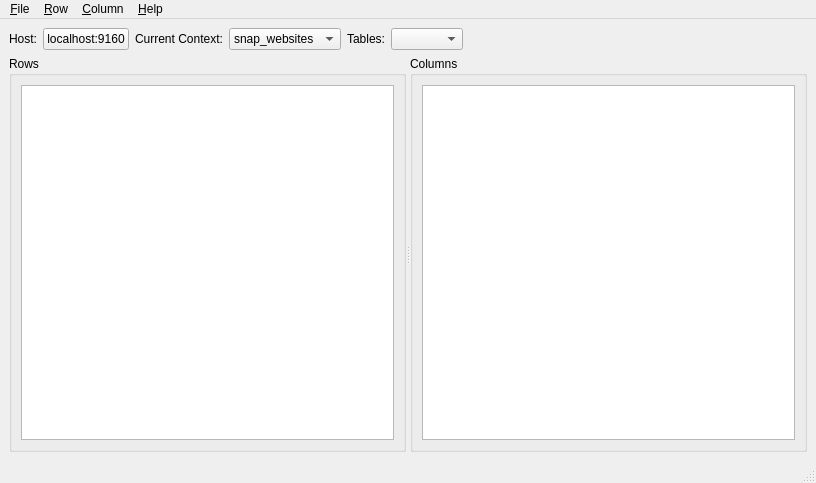
<?xml version="1.0" encoding="UTF-8"?>
<ui version="4.0">
 <class>MainWindow</class>
 <widget class="QMainWindow" name="MainWindow">
  <property name="geometry">
   <rect>
    <x>0</x>
    <y>0</y>
    <width>816</width>
    <height>483</height>
   </rect>
  </property>
  <property name="windowTitle">
   <string>Cassandra View</string>
  </property>
  <property name="windowIcon">
   <iconset resource="resources.qrc">
    <normaloff>:/icons/icon</normaloff>:/icons/icon</iconset>
  </property>
  <widget class="QWidget" name="centralwidget">
   <layout class="QVBoxLayout" name="verticalLayout_2" stretch="0,1">
    <item>
     <layout class="QHBoxLayout" name="horizontalLayout_4">
      <item>
       <layout class="QHBoxLayout" name="horizontalLayout" stretch="0,0">
        <item>
         <layout class="QHBoxLayout" name="horizontalLayout_3" stretch="0,0,0">
          <item>
           <layout class="QFormLayout" name="formLayout_2">
            <item row="0" column="0">
             <widget class="QLabel" name="label_3">
              <property name="text">
               <string>Host:</string>
              </property>
             </widget>
            </item>
            <item row="0" column="1">
             <widget class="QPushButton" name="f_connectionBtn">
              <property name="text">
               <string>localhost:9160</string>
              </property>
             </widget>
            </item>
           </layout>
          </item>
          <item>
           <widget class="QLabel" name="label">
            <property name="text">
             <string>Current Context:</string>
            </property>
           </widget>
          </item>
          <item>
           <widget class="QComboBox" name="f_contextCombo">
            <property name="editable">
             <bool>false</bool>
            </property>
            <item>
             <property name="text">
              <string>snap_websites</string>
             </property>
            </item>
           </widget>
          </item>
         </layout>
        </item>
        <item>
         <layout class="QFormLayout" name="formLayout">
          <property name="fieldGrowthPolicy">
           <enum>QFormLayout::AllNonFixedFieldsGrow</enum>
          </property>
          <item row="0" column="0">
           <widget class="QLabel" name="label_2">
            <property name="text">
             <string>Tables:</string>
            </property>
           </widget>
          </item>
          <item row="0" column="1">
           <widget class="QComboBox" name="f_tables"/>
          </item>
         </layout>
        </item>
       </layout>
      </item>
      <item>
       <spacer name="horizontalSpacer">
        <property name="orientation">
         <enum>Qt::Horizontal</enum>
        </property>
        <property name="sizeHint" stdset="0">
         <size>
          <width>40</width>
          <height>20</height>
         </size>
        </property>
       </spacer>
      </item>
     </layout>
    </item>
    <item>
     <widget class="QSplitter" name="f_mainSplitter">
      <property name="orientation">
       <enum>Qt::Horizontal</enum>
      </property>
      <widget class="QGroupBox" name="groupBox_2">
       <property name="title">
        <string>Rows</string>
       </property>
       <layout class="QHBoxLayout" name="horizontalLayout_2">
        <item>
         <widget class="QListView" name="f_rows"/>
        </item>
       </layout>
      </widget>
      <widget class="QGroupBox" name="groupBox_3">
       <property name="title">
        <string>Columns</string>
       </property>
       <layout class="QVBoxLayout" name="verticalLayout">
        <item>
         <widget class="QTableView" name="f_cells">
          <property name="selectionMode">
           <enum>QAbstractItemView::ContiguousSelection</enum>
          </property>
          <property name="selectionBehavior">
           <enum>QAbstractItemView::SelectRows</enum>
          </property>
          <attribute name="horizontalHeaderDefaultSectionSize">
           <number>200</number>
          </attribute>
          <attribute name="verticalHeaderVisible">
           <bool>false</bool>
          </attribute>
         </widget>
        </item>
       </layout>
      </widget>
     </widget>
    </item>
   </layout>
  </widget>
  <widget class="QMenuBar" name="menubar">
   <property name="geometry">
    <rect>
     <x>0</x>
     <y>0</y>
     <width>816</width>
     <height>25</height>
    </rect>
   </property>
   <widget class="QMenu" name="menu_File">
    <property name="title">
     <string>&amp;File</string>
    </property>
    <addaction name="action_Settings"/>
    <addaction name="separator"/>
    <addaction name="action_Quit"/>
   </widget>
   <widget class="QMenu" name="menu_Helpo">
    <property name="title">
     <string>&amp;Help</string>
    </property>
    <addaction name="action_About"/>
    <addaction name="action_AboutQt"/>
   </widget>
   <widget class="QMenu" name="menu_Column">
    <property name="title">
     <string>&amp;Column</string>
    </property>
    <addaction name="action_InsertColumn"/>
    <addaction name="action_DeleteColumns"/>
   </widget>
   <widget class="QMenu" name="menu_Row">
    <property name="title">
     <string>&amp;Row</string>
    </property>
    <addaction name="action_InsertRow"/>
    <addaction name="action_DeleteRows"/>
   </widget>
   <addaction name="menu_File"/>
   <addaction name="menu_Row"/>
   <addaction name="menu_Column"/>
   <addaction name="menu_Helpo"/>
  </widget>
  <widget class="QStatusBar" name="statusbar"/>
  <action name="action_Settings">
   <property name="text">
    <string>&amp;Settings</string>
   </property>
   <property name="shortcut">
    <string>Ctrl+P</string>
   </property>
  </action>
  <action name="action_Quit">
   <property name="text">
    <string>&amp;Quit</string>
   </property>
   <property name="shortcut">
    <string>Ctrl+Q</string>
   </property>
  </action>
  <action name="action_About">
   <property name="text">
    <string>&amp;About</string>
   </property>
  </action>
  <action name="action_AboutQt">
   <property name="text">
    <string>About &amp;Qt</string>
   </property>
  </action>
  <action name="action_InsertColumn">
   <property name="text">
    <string>&amp;Insert Column</string>
   </property>
   <property name="toolTip">
    <string>Insert new column into the current row.</string>
   </property>
   <property name="shortcut">
    <string>Ctrl+I</string>
   </property>
  </action>
  <action name="action_DeleteColumns">
   <property name="text">
    <string>&amp;Delete Columns</string>
   </property>
   <property name="toolTip">
    <string>Delete selected columns in the current row.</string>
   </property>
   <property name="shortcut">
    <string>Ctrl+X</string>
   </property>
  </action>
  <action name="action_InsertRow">
   <property name="text">
    <string>&amp;Insert Row</string>
   </property>
   <property name="toolTip">
    <string>Insert new row into current table.</string>
   </property>
  </action>
  <action name="action_DeleteRows">
   <property name="text">
    <string>&amp;Delete Rows</string>
   </property>
   <property name="toolTip">
    <string>Delete selected rows in current table.</string>
   </property>
  </action>
 </widget>
 <resources>
  <include location="resources.qrc"/>
 </resources>
 <connections>
  <connection>
   <sender>action_Quit</sender>
   <signal>activated()</signal>
   <receiver>MainWindow</receiver>
   <slot>close()</slot>
   <hints>
    <hint type="sourcelabel">
     <x>-1</x>
     <y>-1</y>
    </hint>
    <hint type="destinationlabel">
     <x>311</x>
     <y>235</y>
    </hint>
   </hints>
  </connection>
 </connections>
</ui>
